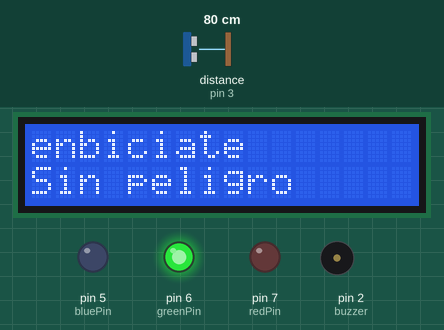
The sketch below on a simulated Arduino Uno, built with avr-gcc and run on an emulated ATmega328P. Parts: 16×2 character LCD, output pins drawn as LEDs (lit = HIGH), buzzer (waves = sounding). Wiring (inferred from the names in the program): ultrasonic range finder: trigger pin 4; echo pin 3. Dashed ring = blinking. The test bench sets the inputs (shaded band); at power-on: distance to the obstacle (sensor on pin 3) 80 cm. The echo pulse lasts 58.3 µs per cm; pins used as bus, display or sensor lines are not drawn; what the sketch prints to the serial monitor is not drawn.

Above: at 1.2 s.
1.3 s: distance to the obstacle (sensor on pin 3) set to 34 cm
2.8 s: distance to the obstacle (sensor on pin 3) set to 28 cm
At 3.3 s:
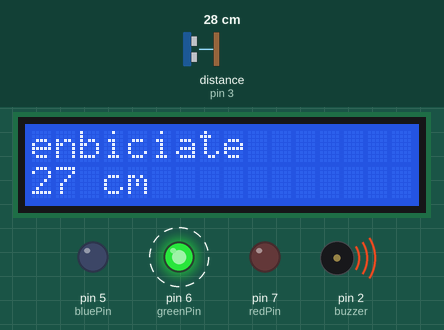
5.0 s: distance to the obstacle (sensor on pin 3) set to 35 cm
At 6.1 s:
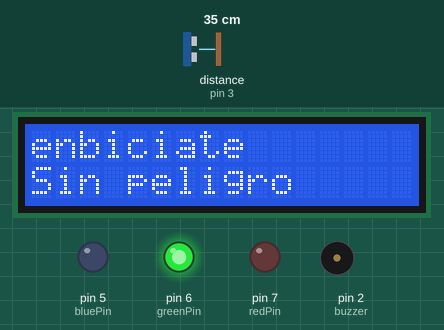
8.0 s: distance to the obstacle (sensor on pin 3) set to 4 cm
At 9.1 s:
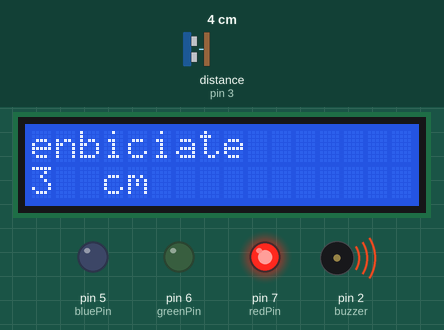
9.7 s: distance to the obstacle (sensor on pin 3) set to 10 cm
At 11.0 s:
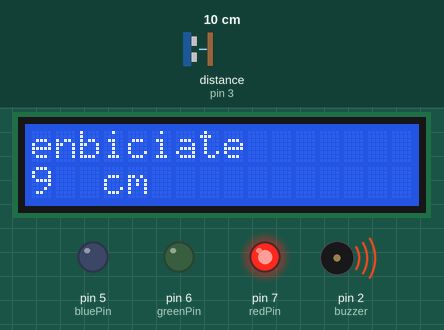
11.4 s: distance to the obstacle (sensor on pin 3) set to 14 cm
At 11.82 s:
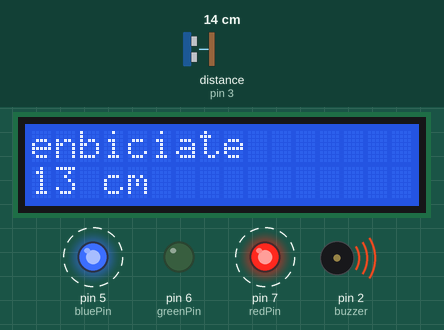
Timing chart, 0 to 15.4 s (numbered marks = the images above; inputs shaded):
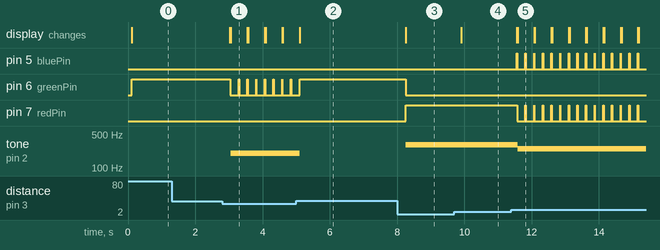

The sketch:

enbiciate.ino
```cpp
#include <Wire.h>
#include <LCD.h>
#include <SoftwareSerial.h>
#include <LiquidCrystal_I2C.h>

// Pines a los que están conectados el "Trig" y "Echo" del sensor de ultrasonidos
#define trigPin 4
#define echoPin 3

// Pines a los que están conectados los LED
int redPin = 7;
int greenPin = 6;
int bluePin = 5;

// Pin al que conectamos el buzzer
#define buzzer 2

// SoftwareSerial mySerial(0, 1); // RX, TX

// Conexiones de la pantalla LCD al adaptador
LiquidCrystal_I2C lcd(0x27, 2, 1, 0, 4, 5, 6, 7, 3, POSITIVE); // Addr, En, Rw, Rs, d4, d5, d6, d7, backlighpin, polarity

// #define BLUETOOTH_SPEED 57600

int sound = 250;

void setup() {
	// Inicialimos el Serial, sensor de ultrasonidos, leds y buzzer (zumbador)
	Serial.begin (9600);
	pinMode(trigPin, OUTPUT);
	pinMode(echoPin, INPUT);
        pinMode(redPin, OUTPUT);
        pinMode(greenPin, OUTPUT);
        pinMode(bluePin, OUTPUT);
	pinMode(buzzer, OUTPUT);


	// Inicializamos la pantalla LCD
	lcd.begin(16,2);
//	lcd.noBacklight();

	// Situamos el cursor en la primera casilla de la primera fila y escribimos un texto
	lcd.setCursor(0, 0);
	lcd.print("enbiciate");


//  Serial.println("Starting config");
//  mySerial.begin(BLUETOOTH_SPEED);
//  delay(1000);


}

void loop(){
  long duration, distance;
  digitalWrite(trigPin, LOW);
  delayMicroseconds(2);
  digitalWrite(trigPin, HIGH);
  delayMicroseconds(10);
  digitalWrite(trigPin, LOW);
  duration = pulseIn(echoPin, HIGH); // Recogemos la duración entre los pulsos recibidos por el "echo"
  distance = (duration/2) / 29.1; //Calculamos la distancia al obstáculo según la duración entre los pulsos recibidos

  // Limpiamos la segunda linea de la pantalla LCD
  for(int i = 0; i < 16; i++){
    lcd.setCursor(i, 1);
    lcd.print(" ");
  }

  // Esta serie de ifs sirven para encender unos led y establecer unos tonos para el zumbador según la distancia al obstáculo
  if (distance <= 30 && distance > 20){
    setColor(0, 255, 0); // led en verde intermitente
    delay(10);
    setColor(0, 0, 0);
    delay(10);
    sound = 200;
  }
  if (distance < 20 && distance > 10){
    setColor(255, 0, 255); // led en naranja
    delay(10);
    setColor(0, 0, 0);
    delay(10);
    sound = 250;
  }
  if (distance < 10 && distance > 2){
    setColor(255, 0, 0); // led en rojo
    sound = 300;
  }
  // En caso de que la distancia sea mayor que 1 metro (100 cm) o menor que 2 cm, indicamos que "no hay obstáculos"
  if (distance > 30 || distance <= 2){
    Serial.println("Sin peligro");
    lcd.setCursor(0, 1);
    lcd.print("Sin peligro");
    noTone(buzzer);
    setColor(0, 255, 0); // led en verde
  }else{
    // En caso de que se encuentre en ese rango mostramos la distancia al obstáculo en centímetros y reproducimos el zumbido oportuno
    Serial.print(distance);
    Serial.println(" cm");
    lcd.setCursor(0, 1);
    lcd.print(int(distance));
    lcd.setCursor(2, 1);
    lcd.print(" cm");
    tone(buzzer, sound);
  }
  delay(200);
}

void setColor(int red, int green, int blue){
  analogWrite(redPin, red);
  analogWrite(greenPin, green);
  analogWrite(bluePin, blue);
}
```

Measured:
- the behaviour switches between 32 and 31 cm on distance to the obstacle (sensor on pin 3) (found by bisection; images 0 and 1)
- the behaviour switches between 11 and 12 cm on distance to the obstacle (sensor on pin 3) (found by bisection; images 4 and 5)
- after the input at 1.3 s, every drawn part: stays the same
- after the input at 2.8 s, pin 6 (greenPin): alternates HIGH for 0.01 s and LOW for 0.25 s, starting after 0.24 s; tone on pin 2 (buzzer): silent → 200 Hz after 0.26 s; the display: first changes after 0.23 s (image 1 shows a later state)
- after the input at 5.0 s, pin 6 (greenPin): goes on until 5.1 s, then stays HIGH; tone on pin 2 (buzzer): 200 Hz → silent after 0.11 s; the display: changes after 0.11 s (image 2)
- after the input at 8.0 s, pin 6 (greenPin): HIGH → LOW after 0.25 s; pin 7 (redPin): LOW → HIGH after 0.25 s; tone on pin 2 (buzzer): silent → 300 Hz after 0.26 s; the display: changes after 0.26 s (image 3)
- after the input at 9.7 s, the display: changes after 0.21 s (image 4)
- after the input at 11.4 s, pin 5 (bluePin): alternates HIGH for 0.01 s and LOW for 0.25 s, starting after 0.16 s; pin 7 (redPin): alternates HIGH for 0.01 s and LOW for 0.25 s, starting after 0.17 s; tone on pin 2 (buzzer): 300 Hz → 250 Hz after 0.18 s; the display: first changes after 0.16 s (image 5 shows a later state)
